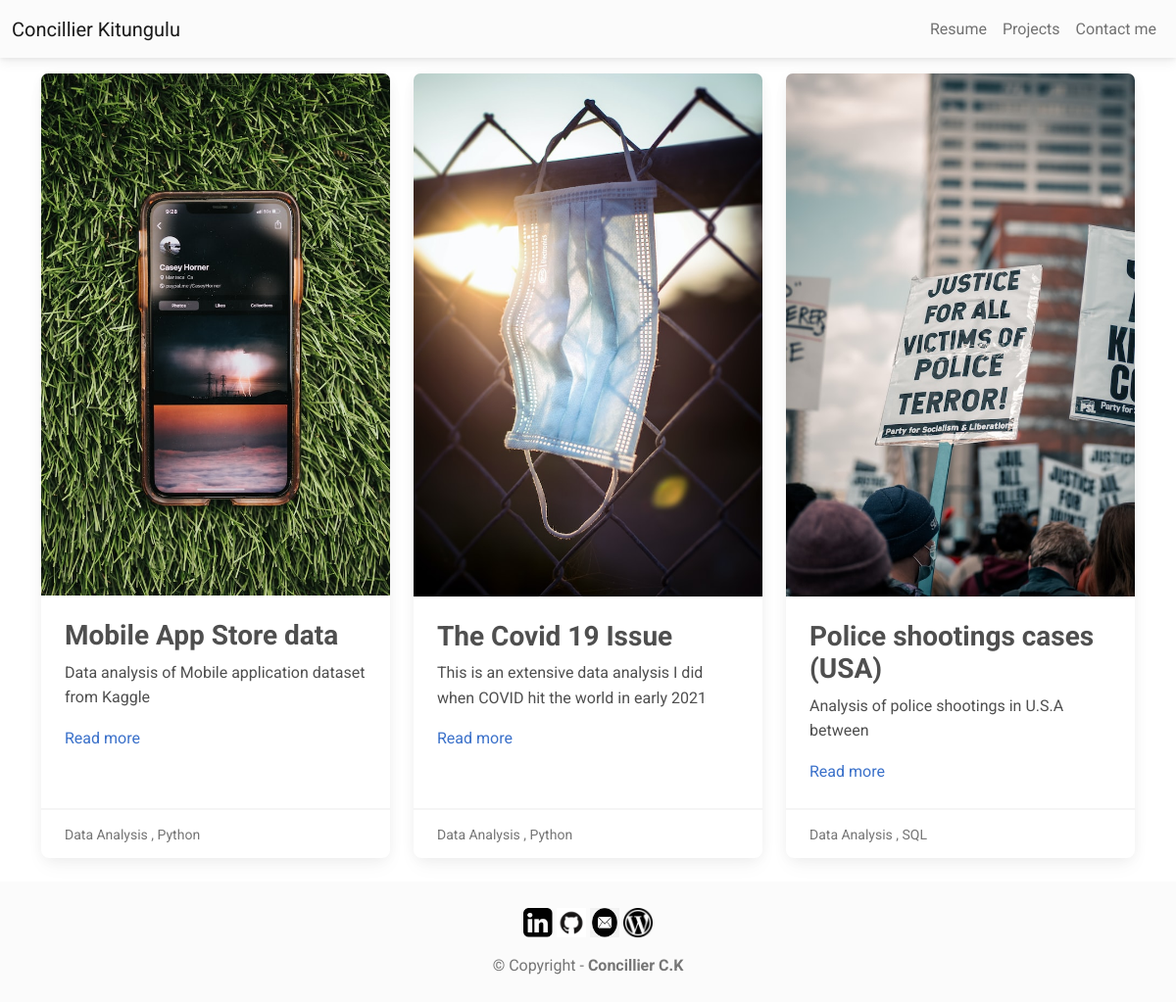
/projects/, run on the app's committed database.
### projects/models.py (models this page shows, shortened)
class articles(models.Model):
    name= models.CharField(max_length=100)
    summary = models.CharField (max_length=300)
    fulltext= models.TextField(default='Text me')
    data = 'Data Analysis'
    coding = 'Coding'
    writing = 'Writing'
    creativity = 'Creativity'
    category_choices = [(data,'Data analysis'), (coding, 'Coding'), (writing ,'Writing'), (creativity, 'DIY/Creative')]
    category = models.CharField(choices=category_choices, default='DIY/Creative', max_length=15)
    url= models.URLField (blank=True)
    py = 'Python'
    ht = 'HTML'
    cs = 'CSS'
    ja = 'JAVA'
    csh = 'C#'
    njs = 'Nodejs'
    sq = 'SQL'
    stack_choices= [(py,'Python'), (ht,'HTML'),(cs, 'CSS'), (ja,'Java'), (csh,'C#'), (njs, 'NodeJS'), (sq, 'SQL')]
    stack = models.CharField(choices=stack_choices, blank=True, max_length=10)
    image1 = models.ImageField(upload_to='projects/images/', blank=True)
    image2 = models.ImageField(upload_to='projects/images/', blank=True)
    image3 = models.ImageField(upload_to='projects/images/', blank=True)
    image4 = models.ImageField(upload_to='projects/images/', blank=True)
    image5 = models.ImageField(upload_to='projects/images/', blank=True)

### projects/views.py (the view)
# urls.py: path('projects/', pViews.articles_list, name='articles_list'),
def articles_list(request):
    all_articles = articles.objects.all()
    return render(request, 'projects_list.html', {'all_articles':all_articles})

### projects/templates/projects_list.html (shortened to what this page needs)
{% extends 'base.html' %}
{% block content %}
<div class = "row row-cols-1 row-cols-md-3 g-4">
    {% for an_article in all_articles%}
        <div class="col">
            <div v- for = "an_article in all_articles" class="card h-100">
                <img class= "card-img-top" src="{{ an_article.image1.url }}">
                <div class="card-body">
                    <h3 class="card-title fw-bold"> {{ an_article.name }}</h3>
                    <p class="card-text"> {{ an_article.summary }} </p>
                    <a href="{% url 'detail' an_article.id %}"> Read more </a>
                </div>
                <div class="card-footer">
                    <p class="card-text"><small class="text-muted"> {{ an_article.category}} , {{ an_article.stack }} </small>  </p>
                </div>
            </div>
        </div>
    {% endfor %}
</div>
{% endblock content %}

### mycv/templates/base.html (shortened to what this page needs)
<!DOCTYPE html>
<html>
    <head>
        {% load static %}
        <link href="https://cdn.jsdelivr.net/npm/bootstrap@5.2.3/dist/css/bootstrap.min.css" rel="stylesheet">
        <script src="https://cdn.jsdelivr.net/npm/bootstrap@5.2.3/dist/js/bootstrap.bundle.min.js"></script></head>
            <link
            href="https://cdnjs.cloudflare.com/ajax/libs/font-awesome/6.0.0/css/all.min.css"
            rel="stylesheet"
            />
            <link
            href="https://cdnjs.cloudflare.com/ajax/libs/mdb-ui-kit/6.1.0/mdb.min.css"
            rel="stylesheet"
            />
    </head>
    <body>
        <nav class="navbar navbar-expand-lg navbar-light bg-light">
            <div class="container-fluid">
            <a class="navbar-brand" href="{% url 'home' %}"> Concillier Kitungulu</a>
            <div class="collapse navbar-collapse" id="navbarNavAltMarkup">
                <div class="navbar-nav ms-auto">
                    <ul class="navbar-nav">
                    <li class="nav-item"> <a class="nav-link" href="{% url 'home' %}"> Resume </a> </li>
                    <li class="nav-item"> <a class="nav-link" href="{% url 'articles_list' %}"> Projects</a> </li>
                    <li class="nav-item"> <a class="nav-link" href="{% url 'contact' %}">Contact me</a> </li>
                    </ul>
                </div>
            </div>
            </div>
        </nav>
        <div class="container">
            {% block content %}
            {% endblock content %}
        </div>
    </body>
    <footer class="text-center text-lg-start bg-light text-muted mt-4">
        <div class="text-center p-4">
            <a href="https://www.linkedin.com/in/concillier-kitungulu-coco-81270666/"> <img src="{% static 'images/linkedin.png' %}" alt="" width="30" height="30" class="d-inline-block align-text-top" /></a>
            <a href="https://github.com/concillier"> <img src="{% static 'images/github.png' %}" alt="" width="30" height="30" class="d-inline-block align-text-top" /></a>
            <a href="#"> <img src="{% static 'images/mail.png' %}" alt="" width="30" height="30" class="d-inline-block align-text-top" /></a>
            <a href="https://concillier.wordpress.com/"> <img src="{% static 'images/wordpress.png' %}" alt="" width="30" height="30" class="d-inline-block align-text-top" /></a>
         © Copyright - <a class="text-reset fw-bold text-decoration-none" target="_blank" href="#"> Concillier C.K </a></a>
        </div>
    </footer>
</html>

### data on the page
articles: image1 (picture), name "Mobile App Store data", summary "Data analysis of Mobile application dataset from Kaggle", category "Data Analysis", stack "Python"
articles: image1 (picture), name "The Covid 19 Issue", summary "This is an extensive data analysis I did when COVID hit the world in early 2021", category "Data Analysis", stack "Python"
articles: image1 (picture), name "Police shootings cases (USA)", summary "Analysis of police shootings in U.S.A between", category "Data Analysis", stack "SQL"
